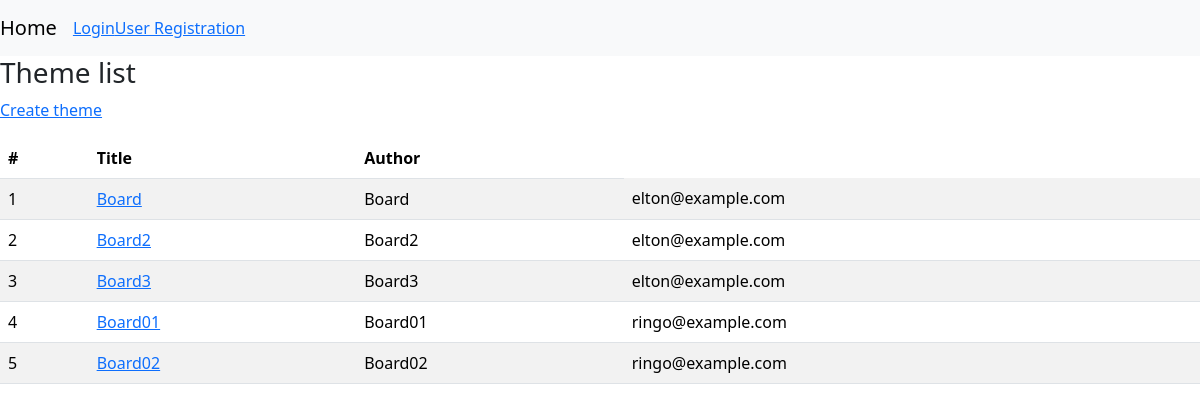
The app's page /boards/list_themes/ with its own data.
### boards/models.py (models this page shows)
class Themes(models.Model):
    title = models.CharField(max_length=255)
    user = models.ForeignKey(
        "accounts.Users",
        on_delete=models.CASCADE
    )
    objects = ThemesManager()
    class Meta:
        db_table = 'thems'

### accounts/models.py (models this page shows)
class Users(AbstractBaseUser, PermissionsMixin):
    username = models.CharField(max_length=255)
    age = models.PositiveIntegerField()
    email = models.EmailField(max_length=25, unique=True)
    is_active = models.BooleanField(default=False)
    is_staff = models.BooleanField(default=False)
    picture = models.FileField(null=True, upload_to="picture/")
    objects = UserManager()
    USERNAME_FIELD = "email"
    REQUIRED_FIELDS = ["username"]
    class Meta:
        db_table = 'users'

### boards/views.py (the view)
# urls.py: path("list_themes/", views.list_themes, name="list_themes"),
def list_themes(request):
    themes = Themes.objects.fetch_all_theme()
    return render(request, "boards/list_themes.html",
                  context={
                      "themes": themes
                  })

### boards/models.py (called while the page is built)
    def fetch_all_theme(self):
        return self.order_by("id").all()

### templates/boards/list_themes.html (shortened to what this page needs)
{% extends 'base.html' %}
{% block content %}
<h3>Theme list</h3>
<p><a href="{% url 'boards:create_theme' %}" class=n"avbar-brand">Create theme</a></p>
<table class="table table-striped table-hover">
    <thead>
        <tr>
            <th>#</th>
            <th>Title</th>
            <th>Author</th>
        </tr>
    </thead>
    <tbody>
        {% for theme in themes %}
        <tr>
            <td>{{ forloop.counter }}</td>
            <td><a href="{% url 'boards:post_comment' theme_id=theme.id %}">{{ theme.title }}</a></td>
            <td>{{ theme.title }}</td>
            {% if theme.user.id == user.id %}
            <td><a href="{% url 'boards:edit_theme' id=theme.id %}">{{ theme.user }}</a></td>
            {% else %}
            <td>{{ theme.user }}</td>
            {% endif %}
        </tr>
        {% endfor %}
    </tbody>
</table>
{% endblock  %}

### records on screen
Themes: title "Board", user "elton@example.com"
Themes: title "Board2", user "elton@example.com"
Themes: title "Board3", user "elton@example.com"
Themes: title "Board01", user "ringo@example.com"
Themes: title "Board02", user "ringo@example.com"
